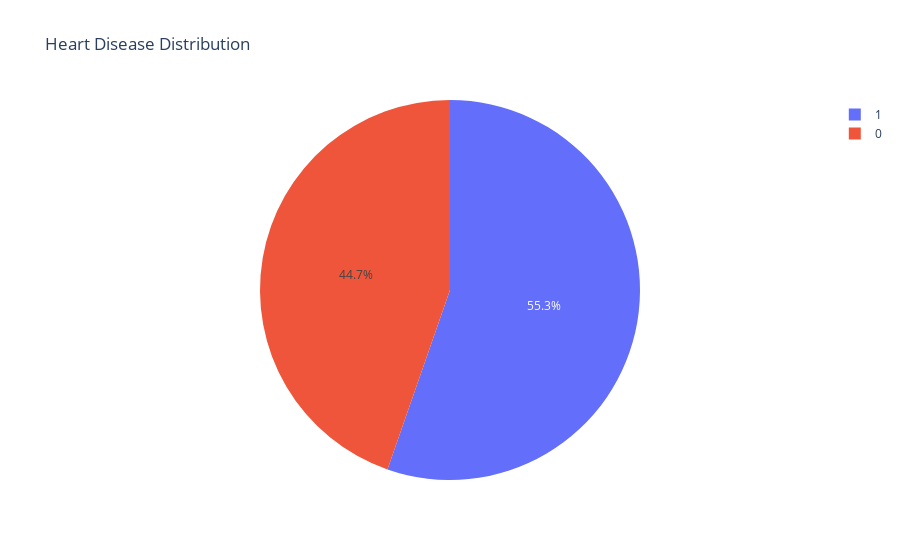

The code cell stored with this chart in its notebook:
### Code cell
px.pie(heart_df, names='HeartDisease', title='Heart Disease Distribution')

### Figure 1 — Plotly figure (JSON) as saved in the notebook; plotly's stock layout.template omitted (floating-point values rounded to 4 significant figures; data arrays with more than 128 entries replaced by an {"elided": "..."} marker saying what was removed)
{"data": [{"domain": {"x": [0, 1], "y": [0, 1]}, "hovertemplate": "HeartDisease=%{label}<extra></extra>", "labels": {"elided": "918 int values"}, "legendgroup": "", "name": "", "showlegend": true, "type": "pie"}], "layout": {"legend": {"tracegroupgap": 0}, "title": {"text": "Heart Disease Distribution"}}}
